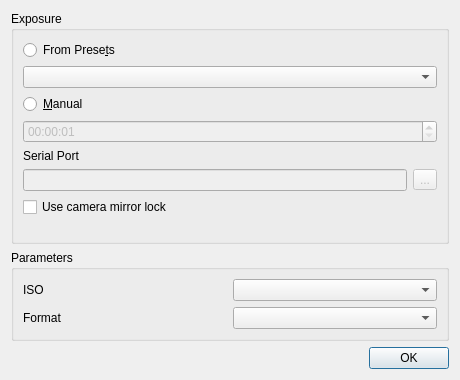
<?xml version="1.0" encoding="UTF-8"?>
<ui version="4.0">
 <class>ImageSettingsDialog</class>
 <widget class="QDialog" name="ImageSettingsDialog">
  <property name="geometry">
   <rect>
    <x>0</x>
    <y>0</y>
    <width>460</width>
    <height>380</height>
   </rect>
  </property>
  <property name="windowTitle">
   <string>Dialog</string>
  </property>
  <layout class="QVBoxLayout" name="verticalLayout">
   <item>
    <widget class="QGroupBox" name="groupBox">
     <property name="title">
      <string>Exposure</string>
     </property>
     <layout class="QVBoxLayout" name="verticalLayout_2">
      <item>
       <widget class="QRadioButton" name="presetExposure">
        <property name="text">
         <string>From Prese&amp;ts</string>
        </property>
       </widget>
      </item>
      <item>
       <widget class="QComboBox" name="shutterSpeedPresets"/>
      </item>
      <item>
       <widget class="QRadioButton" name="manualExposure">
        <property name="text">
         <string>&amp;Manual</string>
        </property>
       </widget>
      </item>
      <item>
       <widget class="QTimeEdit" name="shutterSpeedManual">
        <property name="enabled">
         <bool>false</bool>
        </property>
        <property name="minimumTime">
         <time>
          <hour>0</hour>
          <minute>0</minute>
          <second>1</second>
         </time>
        </property>
        <property name="currentSection">
         <enum>QDateTimeEdit::HourSection</enum>
        </property>
        <property name="displayFormat">
         <string>HH:mm:ss</string>
        </property>
        <property name="time">
         <time>
          <hour>0</hour>
          <minute>0</minute>
          <second>1</second>
         </time>
        </property>
       </widget>
      </item>
      <item>
       <widget class="QLabel" name="label_3">
        <property name="text">
         <string>Serial Port</string>
        </property>
       </widget>
      </item>
      <item>
       <layout class="QHBoxLayout" name="horizontalLayout">
        <item>
         <widget class="QLineEdit" name="serialShootPort">
          <property name="enabled">
           <bool>false</bool>
          </property>
         </widget>
        </item>
        <item>
         <widget class="QToolButton" name="pickSerialShootPort">
          <property name="enabled">
           <bool>false</bool>
          </property>
          <property name="text">
           <string>...</string>
          </property>
         </widget>
        </item>
       </layout>
      </item>
      <item>
       <widget class="QCheckBox" name="mirror_lock">
        <property name="text">
         <string>Use camera mirror lock</string>
        </property>
       </widget>
      </item>
      <item>
       <spacer name="verticalSpacer">
        <property name="orientation">
         <enum>Qt::Vertical</enum>
        </property>
        <property name="sizeHint" stdset="0">
         <size>
          <width>20</width>
          <height>40</height>
         </size>
        </property>
       </spacer>
      </item>
     </layout>
    </widget>
   </item>
   <item>
    <widget class="QGroupBox" name="groupBox_2">
     <property name="title">
      <string>Parameters</string>
     </property>
     <layout class="QGridLayout" name="gridLayout">
      <item row="0" column="0">
       <widget class="QLabel" name="label">
        <property name="text">
         <string>ISO</string>
        </property>
       </widget>
      </item>
      <item row="0" column="1">
       <widget class="QComboBox" name="iso"/>
      </item>
      <item row="1" column="1">
       <widget class="QComboBox" name="imageFormat"/>
      </item>
      <item row="1" column="0">
       <widget class="QLabel" name="label_2">
        <property name="text">
         <string>Format</string>
        </property>
       </widget>
      </item>
     </layout>
    </widget>
   </item>
   <item>
    <widget class="QDialogButtonBox" name="buttonBox">
     <property name="orientation">
      <enum>Qt::Horizontal</enum>
     </property>
     <property name="standardButtons">
      <set>QDialogButtonBox::Ok</set>
     </property>
    </widget>
   </item>
  </layout>
 </widget>
 <resources/>
 <connections>
  <connection>
   <sender>buttonBox</sender>
   <signal>accepted()</signal>
   <receiver>ImageSettingsDialog</receiver>
   <slot>accept()</slot>
   <hints>
    <hint type="sourcelabel">
     <x>248</x>
     <y>254</y>
    </hint>
    <hint type="destinationlabel">
     <x>157</x>
     <y>274</y>
    </hint>
   </hints>
  </connection>
  <connection>
   <sender>buttonBox</sender>
   <signal>rejected()</signal>
   <receiver>ImageSettingsDialog</receiver>
   <slot>reject()</slot>
   <hints>
    <hint type="sourcelabel">
     <x>316</x>
     <y>260</y>
    </hint>
    <hint type="destinationlabel">
     <x>286</x>
     <y>274</y>
    </hint>
   </hints>
  </connection>
 </connections>
</ui>
